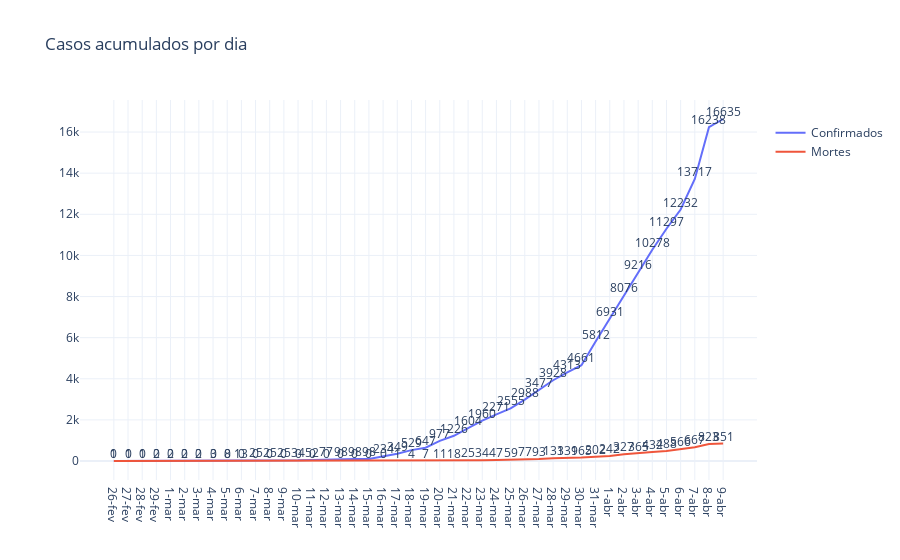

The notebook cell this image was saved under:
### Markdown cell above
# Gráficos Brasil

### Code cell
# Plot confirmed cases

fig = go.Figure(
    [
        go.Scatter(x = acumulado_dia_brasil.data, y = acumulado_dia_brasil.casos, mode="lines+text",
    name="Confirmados",
    text=acumulado_dia_brasil.casos,
    textposition="top center"),
        go.Scatter(x = acumulado_dia_brasil.data, y = acumulado_dia_brasil.mortes, mode="lines+text",
    name="Mortes",
    text=acumulado_dia_brasil.mortes,
    textposition="top center"), 
      #  go.Scatter(x = dadosdia.data, y = curados, mode="lines+text",
   # name="Curados",
   # text=curados,
   # textposition="top center"),  
    ]
)

fig.update_layout(title='Casos acumulados por dia',legend_title='<b> </b>',
                   
                   showlegend=True, template="plotly_white",direction='clockwise',)

fig.show()
plotly.offline.plot(fig, filename='HTML/AcumuladoBrasilDia.html', auto_open=False)

### Figure 1 — Plotly figure (JSON) as saved in the notebook; plotly's stock layout.template omitted (floating-point values rounded to 4 significant figures)
{"data": [{"mode": "lines+text", "name": "Confirmados", "text": [1, 1, 1, 2, 2, 2, 2, 3, 8, 13, 25, 25, 25, 34, 52, 77, 98, 98, 98, 234, 349, 529, 647, 977, 1226, 1604, 1960, 2271, 2555, 2988, 3477, 3928, 4313, 4661, 5812, 6931, 8076, 9216, 10278, 11297, 12232, 13717, 16238, 16635], "textposition": "top center", "type": "scatter", "x": ["26-fev", "27-fev", "28-fev", "29-fev", "1-mar", "2-mar", "3-mar", "4-mar", "5-mar", "6-mar", "7-mar", "8-mar", "9-mar", "10-mar", "11-mar", "12-mar", "13-mar", "14-mar", "15-mar", "16-mar", "17-mar", "18-mar", "19-mar", "20-mar", "21-mar", "22-mar", "23-mar", "24-mar", "25-mar", "26-mar", "27-mar", "28-mar", "29-mar", "30-mar", "31-mar", "1-abr", "2-abr", "3-abr", "4-abr", "5-abr", "6-abr", "7-abr", "8-abr", "9-abr"], "y": [1, 1, 1, 2, 2, 2, 2, 3, 8, 13, 25, 25, 25, 34, 52, 77, 98, 98, 98, 234, 349, 529, 647, 977, 1226, 1604, 1960, 2271, 2555, 2988, 3477, 3928, 4313, 4661, 5812, 6931, 8076, 9216, 10278, 11297, 12232, 13717, 16238, 16635]}, {"mode": "lines+text", "name": "Mortes", "text": [0, 0, 0, 0, 0, 0, 0, 0, 0, 0, 0, 0, 0, 0, 0, 0, 0, 0, 0, 0, 1, 4, 7, 11, 18, 25, 34, 47, 59, 77, 93, 133, 139, 165, 202, 242, 327, 365, 432, 488, 566, 667, 823, 851], "textposition": "top center", "type": "scatter", "x": ["26-fev", "27-fev", "28-fev", "29-fev", "1-mar", "2-mar", "3-mar", "4-mar", "5-mar", "6-mar", "7-mar", "8-mar", "9-mar", "10-mar", "11-mar", "12-mar", "13-mar", "14-mar", "15-mar", "16-mar", "17-mar", "18-mar", "19-mar", "20-mar", "21-mar", "22-mar", "23-mar", "24-mar", "25-mar", "26-mar", "27-mar", "28-mar", "29-mar", "30-mar", "31-mar", "1-abr", "2-abr", "3-abr", "4-abr", "5-abr", "6-abr", "7-abr", "8-abr", "9-abr"], "y": [0, 0, 0, 0, 0, 0, 0, 0, 0, 0, 0, 0, 0, 0, 0, 0, 0, 0, 0, 0, 1, 4, 7, 11, 18, 25, 34, 47, 59, 77, 93, 133, 139, 165, 202, 242, 327, 365, 432, 488, 566, 667, 823, 851]}], "layout": {"direction": "clockwise", "legend": {"title": {"text": "<b> </b>"}}, "showlegend": true, "title": {"text": "Casos acumulados por dia"}}}
